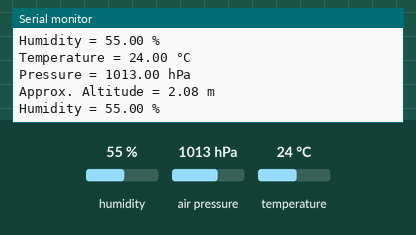
Simulated run of this sketch. Board: Raspberry Pi Pico. Parts: the last lines printed to the serial monitor. Inputs (shaded band) come from the test bench; at power-on: humidity 55 %, air pressure 1013 hPa, temperature 24 °C.

Above: at 1.2 s.
1.3 s: humidity set to 22 %
At 2.2 s:
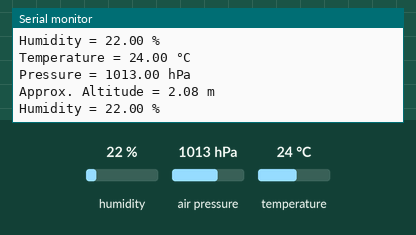
2.8 s: air pressure set to 952 hPa
At 3.4 s:
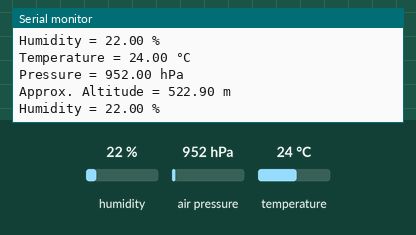

The sketch:

BME_high_rate.ino
```cpp
#include <Wire.h>
#include <Adafruit_BME280.h>


#define SEALEVELPRESSURE_HPA (1013.25)

Adafruit_BME280 bme;

unsigned long delayTime;
const int clockFrequency = 400000;  //I2C bus speed

void setup() {
  Serial.begin(115200);
  unsigned status;
  Wire.setSDA(6);
  Wire.setSCL(7);
  Wire.setClock(clockFrequency);
  Wire.begin();
  status = bme.begin(0x76);
}


void loop() {
  printValues();
  delay(5);
}


void printValues() {
  Serial.print("Temperature = ");
  Serial.print(bme.readTemperature());
  Serial.println(" °C");

  Serial.print("Pressure = ");

  Serial.print(bme.readPressure() / 100.0F);
  Serial.println(" hPa");

  Serial.print("Approx. Altitude = ");
  Serial.print(bme.readAltitude(SEALEVELPRESSURE_HPA));
  Serial.println(" m");

  Serial.print("Humidity = ");
  Serial.print(bme.readHumidity());
  Serial.println(" %");

  Serial.println();
}
```

Measured:
- after the input at 1.3 s, the serial monitor: prints a new line at once (image 1)
- after the input at 2.8 s, the serial monitor: prints a new line at once (image 2)
